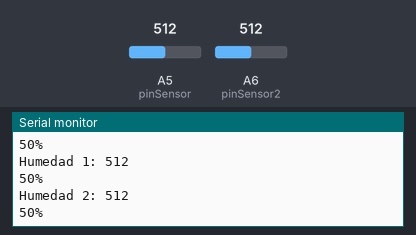
Simulated run of this sketch. Board: Arduino Nano, built with avr-gcc and run on an emulated ATmega328P. On the bench: the last lines printed to the serial monitor. Inputs (shaded band) come from the test bench; at power-on: A6 (pinSensor2) = 512, A5 (pinSensor) = 512.

Above: at 3.4 s.
3.5 s: A6 (pinSensor2) set to 704
At 3.83 s:
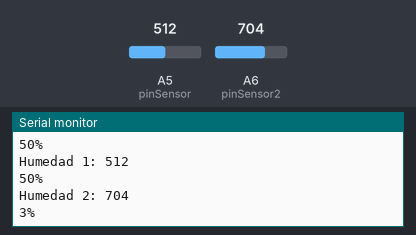
5.0 s: A6 (pinSensor2) set to 726
At 5.34 s:
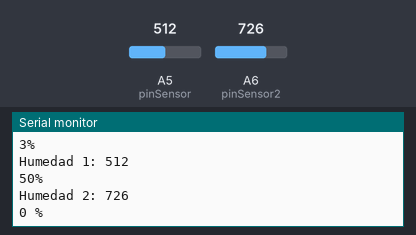
Timing chart, 0 to 8.0 s (numbered marks = the images above; inputs shaded):
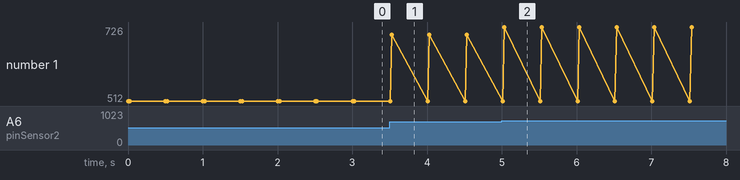

The sketch:

Sensor_humedad.ino
```cpp
const int aire = 720;       //valor en vacio
const int sumergido = 310;  //valor sumergido
int sensorHumedad = 0;      //valor para el sensor
int humedadPorcentaje=0;    //conversion a % de humedad
int pinSensor = A5;          //pin al que esta conectado el sensor

const int aire2 = 720;       //valor en vacio
const int sumergido2 = 310;  //valor sumergido
int sensorHumedad2 = 0;      //valor para el sensor
int humedadPorcentaje2=0;    //conversion a % de humedad
int pinSensor2 = A6;          //pin al que esta conectado el sensor

void setup() {
  Serial.begin(9600);
}

void loop() {
  sensorHumedad = analogRead(pinSensor); //comando para leer el valor del pin del sensor
  Serial.print("Humedad 1: ");  //Escribir por pantalla
  Serial.println(sensorHumedad);  //Escribir por pantalla el valor del sensor

  //map crea un rango de valores definido dando los valores minimo y maximo
  humedadPorcentaje = map(sensorHumedad, aire, sumergido, 0, 100);
  if(humedadPorcentaje >= 100){
    Serial.println("100 %");
  }
  else if(humedadPorcentaje <=0){
    Serial.println("0 %");
  }
  else{
    Serial.print(humedadPorcentaje);
    Serial.println("%");
  }

  sensorHumedad2 = analogRead(pinSensor2); //comando para leer el valor del pin del sensor
  Serial.print("Humedad 2: ");  //Escribir por pantalla
  Serial.println(sensorHumedad2);  //Escribir por pantalla el valor del sensor

  humedadPorcentaje2 = map(sensorHumedad2, aire2, sumergido2, 0, 100);
  if(humedadPorcentaje2 >= 100){
    Serial.println("100 %");
  }
  else if(humedadPorcentaje2 <=0){
    Serial.println("0 %");
  }
  else{
    Serial.print(humedadPorcentaje2);
    Serial.println("%");
  }

    delay(500);
}
```

Measured:
- the behaviour switches between 715 and 716 on A6 (pinSensor2) (found by bisection; images 1 and 2)
- after the input at 3.5 s, the serial monitor: prints a new line at once (image 1)
- after the input at 5.0 s, the serial monitor: prints a new line at once (image 2)
- plotted number 1: 512 → 704 after the input at 3.5 s, 704 → 726 after the input at 5.0 s
